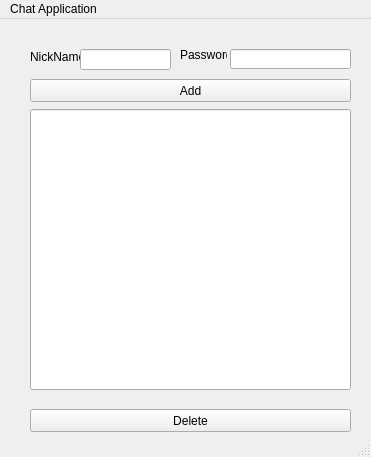
<?xml version="1.0" encoding="UTF-8"?>
<ui version="4.0">
 <class>MainWindow</class>
 <widget class="QMainWindow" name="MainWindow">
  <property name="geometry">
   <rect>
    <x>0</x>
    <y>0</y>
    <width>371</width>
    <height>457</height>
   </rect>
  </property>
  <property name="windowTitle">
   <string>MainWindow</string>
  </property>
  <widget class="QWidget" name="centralwidget">
   <widget class="QLabel" name="Name">
    <property name="geometry">
     <rect>
      <x>30</x>
      <y>30</y>
      <width>51</width>
      <height>16</height>
     </rect>
    </property>
    <property name="text">
     <string>NickName</string>
    </property>
   </widget>
   <widget class="QLineEdit" name="SInputName">
    <property name="geometry">
     <rect>
      <x>80</x>
      <y>30</y>
      <width>91</width>
      <height>21</height>
     </rect>
    </property>
   </widget>
   <widget class="QLabel" name="Password">
    <property name="geometry">
     <rect>
      <x>180</x>
      <y>30</y>
      <width>47</width>
      <height>12</height>
     </rect>
    </property>
    <property name="text">
     <string>Password</string>
    </property>
   </widget>
   <widget class="QLineEdit" name="SPassword">
    <property name="geometry">
     <rect>
      <x>230</x>
      <y>30</y>
      <width>121</width>
      <height>20</height>
     </rect>
    </property>
   </widget>
   <widget class="QLineEdit" name="SBody">
    <property name="geometry">
     <rect>
      <x>30</x>
      <y>90</y>
      <width>321</width>
      <height>281</height>
     </rect>
    </property>
   </widget>
   <widget class="QPushButton" name="Add">
    <property name="geometry">
     <rect>
      <x>30</x>
      <y>60</y>
      <width>321</width>
      <height>23</height>
     </rect>
    </property>
    <property name="text">
     <string>Add</string>
    </property>
   </widget>
   <widget class="QPushButton" name="Delete">
    <property name="geometry">
     <rect>
      <x>30</x>
      <y>390</y>
      <width>321</width>
      <height>23</height>
     </rect>
    </property>
    <property name="text">
     <string>Delete</string>
    </property>
   </widget>
  </widget>
  <widget class="QStatusBar" name="statusbar"/>
  <widget class="QMenuBar" name="menubar">
   <property name="geometry">
    <rect>
     <x>0</x>
     <y>0</y>
     <width>371</width>
     <height>22</height>
    </rect>
   </property>
   <widget class="QMenu" name="menuChat_Application">
    <property name="title">
     <string>Chat Application</string>
    </property>
   </widget>
   <addaction name="menuChat_Application"/>
  </widget>
 </widget>
 <resources/>
 <connections/>
</ui>
